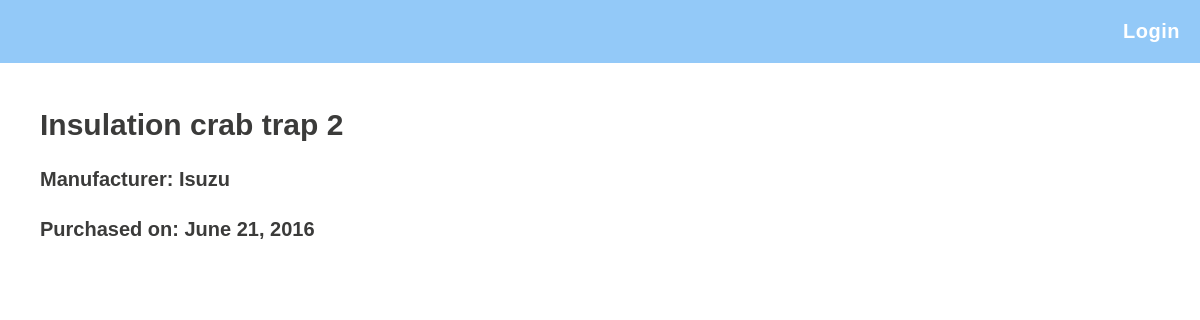
The page /vehicles/5/ on the database as committed earlier.
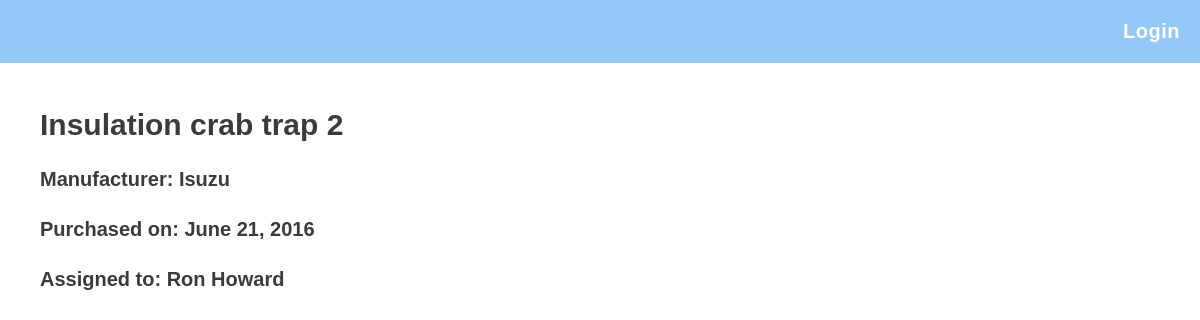
The same page on the database as committed later.
### coastalapp/models/vehicle.py (models this page shows, shortened)
class Vehicle(models.Model):
    manufacturer = models.CharField(null=True, max_length=50)
    make = models.CharField(max_length=20)
    purchase_date = models.DateField()
    retired_date = models.DateField(null=True, blank=True, default=None)
    employee = models.ForeignKey(Employee,
                                   related_name="employees",
                                   null=True,  # Makes column nullable in DB
                                   blank=True,  # Allows blank value on objects
                                   on_delete=models.CASCADE)
    class Meta:
        verbose_name = ("Vehicle")
        verbose_name_plural = ("Vehicles")

### coastalapp/models/employee.py (models this page shows, shortened)
class Employee(models.Model):
    first_name = models.CharField(max_length=100)
    last_name = models.CharField(max_length=100)
    start_date = models.DateField()
    is_supervisor = models.BooleanField()
    department = models.ForeignKey(Department,
                                   related_name="employees",
                                   null=True,  # Makes column nullable in DB
                                   blank=True,  # Allows blank value on objects
                                   on_delete=models.CASCADE)
    class Meta:
        verbose_name = ("Employee")
        verbose_name_plural = ("Employees")

### coastalapp/views/vehicles/vehicle_details.py (the view, shortened to what this page needs)
# urls.py: path('vehicles/<int:vehicle_id>/', vehicle_details, name='vehicle'),
def vehicle_details(request, vehicle_id):
    vehicle = Vehicle.objects.get(pk=vehicle_id)
    if request.method == "GET":
        template = "vehicles/vehicle_details.html"
        return render(request, template, {"vehicle": vehicle})

### coastalapp/templates/vehicles/vehicle_details.html (shortened to what this page needs)
{% extends 'shared/base.html' %} {% load static %} {% block css %}
<link rel="stylesheet" href="{% static 'styles/lists.css' %}" />
{% endblock css %} {% block content %}
<section class="vehicle-details">
	<h2>{{ vehicle.make }}</h2>
	<h4>Manufacturer: {{ vehicle.manufacturer }}</h4>
	<h4>Purchased on: {{ vehicle.purchase_date }}</h4>
	{% if vehicle.employee %}
	<h4>
		Assigned to: {{vehicle.employee.first_name}} {{vehicle.employee.last_name}}
	</h4>
	{% endif %}
</section>
 {% endblock %}

Rows that differ between the two databases and show on the page:
changed Vehicle "Insulation crab trap 2": employee_id empty → 1 (drawn); employee.first_name (not shown) → "Ron"; employee.last_name (not shown) → "Howard"
Other text that changed with them:
text now shown: "Assigned to:"
